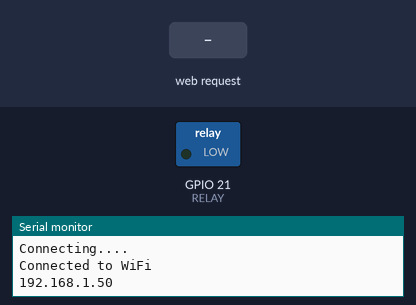
A program run on a simulated ESP32. Shown: switched loads named in the program (green lamp = pin HIGH), the last lines printed to the serial monitor. The inputs (shaded band) are chosen by the test bench. WiFi joins after 1.5 s; servers stay silent unless stated; storage starts empty.

Above: at 3.2 s.
3.3 s: HTTP request GET /set-state received
At 3.9 s:
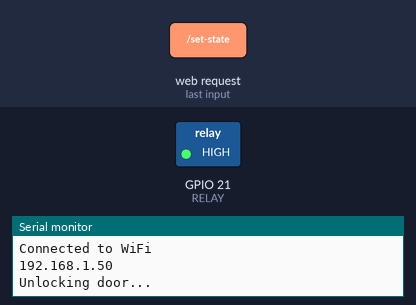
Timing chart, 0 to 14.8 s (numbered marks = the images above; inputs shaded):
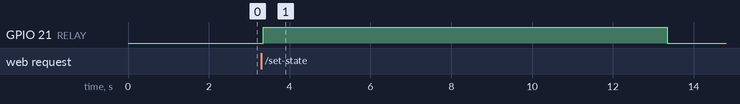

The program:

main.cpp
```cpp
#include <Arduino.h>
#include <ESPAsyncWebServer.h>
#include <AsyncTCP.h>
#include "soc/soc.h"
#include "soc/rtc_cntl_reg.h"
#include <FS.h>
#include <SPIFFS.h>
#include "config.h"

#define RELAY 21

int state = 0; // Start with door locked
bool doorUnlocking = false;
unsigned long unlockStartTime = 0; // Track when the door was unlocked
const unsigned long unlockDuration = 10000; // Unlock duration in milliseconds

Config config;
AsyncWebServer server(80);

void notFound(AsyncWebServerRequest *request) {
    request->send(404, "text/plain", "Not found");
}

void setup() {
    WRITE_PERI_REG(RTC_CNTL_BROWN_OUT_REG, 0); // Disable Brownout detector
    Serial.begin(115200);
    pinMode(RELAY, OUTPUT);
    digitalWrite(RELAY, LOW); // Start with door locked

    // Initialize SPIFFS
    if (!SPIFFS.begin(true)) {  // Mount SPIFFS, formatting if failed
        Serial.println("SPIFFS Mount Failed");
        return;
    }

    // Read config.json
    const char *filename = "/config.json";
    readConfigFromSPIFFS(filename, config);

    // Setting WiFi
    if (!WiFi.config(config.local_IP, config.gateway, config.subnet)) {
        Serial.println("STA Failed to configure");
    }
    WiFi.begin(config.ssid.c_str(), config.password.c_str());
    WiFi.mode(WIFI_STA);
    while (WiFi.status() != WL_CONNECTED) {
        delay(1000);
        Serial.println("Connecting....");
    }
    Serial.println("Connected to WiFi");
    Serial.println(WiFi.localIP());

    // Endpoint for checking the state of the door
    server.on("/get-state", HTTP_GET, [](AsyncWebServerRequest *request) {
        String message = "Current state: " + String(state);
        request->send(200, "text/plain", message);
    });

    // Endpoint for unlocking the door
    server.on("/set-state", HTTP_GET, [](AsyncWebServerRequest *request) {
        if (!doorUnlocking) {
            Serial.println("Unlocking door...");
            doorUnlocking = true;
            unlockStartTime = millis();
            digitalWrite(RELAY, HIGH); // Unlock door
            request->send(200, "text/plain", "Door unlocked");
        } else {
            request->send(200, "text/plain", "Door already unlocked");
        }
    });

    server.onNotFound(notFound);
    server.begin();
}

void loop() {
    // Handle door unlock timer
    if (doorUnlocking) {
        if (millis() - unlockStartTime >= unlockDuration) {
            Serial.println("Locking door...");
            digitalWrite(RELAY, LOW); // Lock door
            doorUnlocking = false;
        }
    }
}
```

config.cpp
```cpp
#include "config.h"

void readConfigFromSPIFFS(const char *filename, Config &config){
  if(!SPIFFS.begin(true)){
    Serial.println("An Error has occurred while mounting SPIFFS");
    return;
  }

  File file = SPIFFS.open(filename);

  if (!file) {
    Serial.println("Failed to open file for reading");
    return;
  }
  String json;
  while (file.available()) {
    json = file.readString();
  }
  const char* jsonString = json.c_str();
  DynamicJsonDocument doc(200);
  deserializeJson(doc, jsonString);

  const char* ssid = doc["ssid"];
  const char* password = doc["password"];
  const char* local_IP = doc["local_IP"];
  const char* gateway = doc["gateway"];
  const char* subnet = doc["subnet"];

  config.ssid = String(ssid);
  config.password = String(password);
  if (config.local_IP.fromString(String(local_IP))) {}
  if (config.gateway.fromString(String(gateway))) {}
  if (config.subnet.fromString(String(subnet))) {}

  file.close();
}
```

config.h
```cpp
#ifndef SRC_CONFIG_H
#define SRC_CONFIG_H

#include <Arduino.h>
#include <ArduinoJson.h>
#include "SPIFFS.h"

struct Config {
  String ssid;
  String password;
  IPAddress local_IP;
  IPAddress gateway;
  IPAddress subnet;
};

void readConfigFromSPIFFS(const char *filename, Config &config);

#endif
```

Measured:
- after the input at 3.3 s, GPIO 21 (RELAY): LOW → HIGH after 0.05 s, → LOW 10.0 s later
